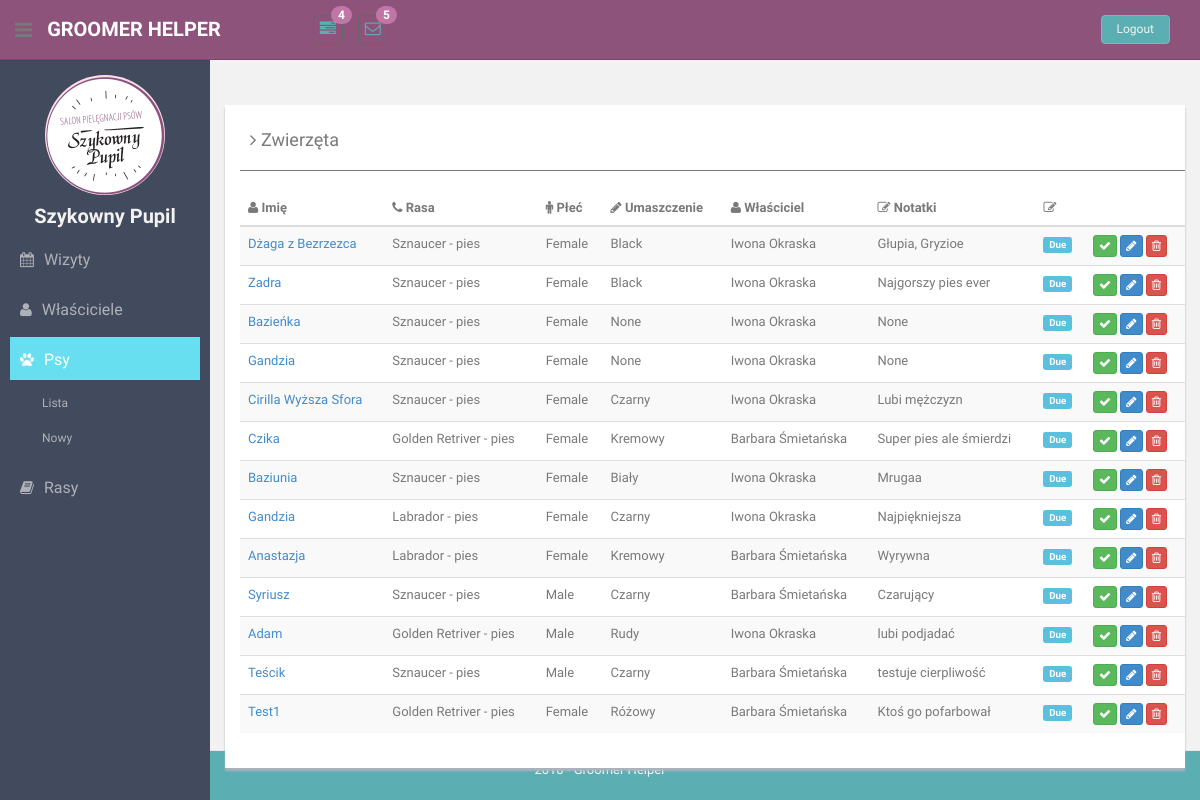
/animals/, run on the app's committed database.
### animals/models.py (models this page shows, shortened)
class Animal(models.Model):
    GENDER_CHOICES = [
        (True, _('Male')),
        (False, _('Female')),
    ]
    name = models.TextField(max_length=100, blank=True, null=True, verbose_name=_('name'))
    gender = models.BooleanField(choices=GENDER_CHOICES, verbose_name=_('gender'))
    breed = models.ForeignKey(Breed, on_delete=models.CASCADE, verbose_name=_('breed'))
    color = models.TextField(max_length=100, blank=True, null=True, verbose_name=_('color'))
    photo = models.ImageField(upload_to='animal-avatars/', default='animal-avatars/None/no-img.png',
                              verbose_name=_('photo'))
    notes = models.TextField(max_length=200, blank=True, null=True, verbose_name=_('notes'))
    owner = models.ForeignKey(
        Owner,
        verbose_name=_('owner'),
        on_delete=models.CASCADE,
    )
    salon = models.ForeignKey(Salon, default=DEFAULT_SALON_ID, null=False, on_delete=models.CASCADE)
    def gender_verbose(self):
        return dict(Animal.GENDER_CHOICES)[self.gender]

### breeds/models.py (models this page shows)
class Breed(models.Model):
    SIZE_CHOICES = [
        ('miniatura', 'Miniatura'),
        ('średni', 'Średni'),
        ('duży', 'Duży'),
        ('olbrzym', 'Olbrzym'),
    ]
    SPECIES_CHOICES = [
        ('pies', 'Pies'),
        ('kot', 'Kot'),
        ('świnka morska', 'Świnka morska'),
        ('królik', 'Królik'),
    ]
    HAIR_TYPE_CHOICES = [
        ('normalna', 'Normalna'),
        ('szorstka', 'Szorstka'),
        ('miękka', 'Miękka'),
        ('duża ilość podszerstka', 'Duża ilość podszerstka'),
        ('twarda', 'Twarda')
    ]
    name = models.TextField(max_length=100, blank=False, null=False, unique=True)
    species = models.TextField(max_length=50, blank=False, default='dog')
    size = models.TextField(max_length=20, blank=True, choices=SIZE_CHOICES)
    grooming_notes = models.TextField(max_length=50, blank=True, null=False)
    hair_type = models.TextField(max_length=50, blank=True, null=False)
    weight = models.IntegerField(default=20, blank=False, null=False)
    photo = models.ImageField(upload_to='breed-avatars/', default='breed-avatars/None/no-img.png')
    salon = models.ForeignKey(Salon, default=DEFAULT_SALON_ID, null=False, on_delete=models.CASCADE)
    def __str__(self):
        return "".join([self.name, " - ", self.species])

### owners/models.py (models this page shows)
class Owner(models.Model):
    full_name = models.TextField(_("full_name"), max_length=100, blank=True, null=True)
    phone_number = models.TextField(_("phone number"), max_length=20, blank=False, null=False)
    email = models.EmailField(_("email"), max_length=100, blank=True, null=True)
    location = models.TextField(_("location"), max_length=200, blank=True, null=True)
    recommended_by = models.ForeignKey('Owner', null=True, on_delete=models.CASCADE, verbose_name=_("recommended by"))
    salon = models.ForeignKey(Salon,
                              default=DEFAULT_SALON_ID,
                              null=False,
                              on_delete=models.CASCADE,
                              verbose_name=_("salon") )
    def __str__(self):
        return "".join(self.full_name)

### animals/views.py (the view)
# urls.py: path('', views.AnimalListView.as_view(), name='animals-list'),
class AnimalListView(ListView):
    template_name = "animals/list.html"
    model = Animal
    def get_context_data(self, **kwargs):
        context = super().get_context_data(**kwargs)
        context['animals'] = Animal.objects.all()
        context['title'] = 'Zwierzęta' #TODO: Tłumaczeie
        return context

### templatetags/templatetags/my_templatetags.py (called while the page is built)
@register.simple_tag(takes_context=True)
def active(context, pattern_or_urlname):
    try:
        pattern = '^' + reverse(pattern_or_urlname)
    except NoReverseMatch:
        pattern = pattern_or_urlname
    path = context['request'].path
    if re.search(pattern, path):
        return 'active'
    return ''

### templates/animals/list.html
{% extends 'list.html' %}
{% block table-headers %}
    <th><i class="fa fa-user"></i> Imię</th>
    <th class="hidden-phone"><i class="fa fa-phone"></i> Rasa</th>
    <th><i class="fa fa-male"></i> Płeć</th>
    <th><i class="fa fa-pencil"></i> Umaszczenie</th>
    <th><i class="fa fa-user"></i> Właściciel</th>
    <th><i class="fa fa-edit"></i> Notatki</th>
    <th><i class=" fa fa-edit"></i></th>
    <th></th>
{% endblock %}
{% block table-rows %}
    {% for animal in animals %}
        <tr>
            <td><a href="{% url 'animal-details' animal.id %}"> {{ animal.name }} </a></td>
            <td>{{ animal.breed }}</td>
            <td>{{ animal.gender_verbose}}</td>
            <td>{{ animal.color }}</td>
            <td>{{ animal.owner }}</td>
            <td>{{ animal.notes }}</td>
            <td><span class="label label-info label-mini">Due</span></td>
            <td>
                <button class="btn btn-success btn-xs"><i class="fa fa-check"></i></button>
                <button class="btn btn-primary btn-xs"><i class="fa fa-pencil"></i></button>
                <button class="btn btn-danger btn-xs"><i class="fa fa-trash-o "></i></button>
            </td>
        </tr>
    {% endfor %}
{% endblock %}

### static/css/style.css (style rules this page uses)
a, a:hover, a:focus { text-decoration: none; outline: none; }

### data on the page
Animal: name "Dżaga z Bezrzezca", breed "Sznaucer - pies", gender_verbose "Female", color "Black", owner "Iwona Okraska", notes "Głupia, Gryzioe"
Animal: name "Zadra", breed "Sznaucer - pies", gender_verbose "Female", color "Black", owner "Iwona Okraska", notes "Najgorszy pies ever"
Animal: name "Bazieńka", breed "Sznaucer - pies", gender_verbose "Female", color "None", owner "Iwona Okraska", notes "None"
Animal: name "Gandzia", breed "Sznaucer - pies", gender_verbose "Female", color "None", owner "Iwona Okraska", notes "None"
Animal: name "Cirilla Wyższa Sfora", breed "Sznaucer - pies", gender_verbose "Female", color "Czarny", owner "Iwona Okraska", notes "Lubi mężczyzn"
Animal: name "Czika", breed "Golden Retriver - pies", gender_verbose "Female", color "Kremowy", owner "Barbara Śmietańska", notes "Super pies ale śmierdzi"
Animal: name "Baziunia", breed "Sznaucer - pies", gender_verbose "Female", color "Biały", owner "Iwona Okraska", notes "Mrugaa"
Animal: name "Gandzia", breed "Labrador - pies", gender_verbose "Female", color "Czarny", owner "Iwona Okraska", notes "Najpiękniejsza"
Animal: name "Anastazja", breed "Labrador - pies", gender_verbose "Female", color "Kremowy", owner "Barbara Śmietańska", notes "Wyrywna"
Animal: name "Syriusz", breed "Sznaucer - pies", gender_verbose "Male", color "Czarny", owner "Barbara Śmietańska", notes "Czarujący"
Animal: name "Adam", breed "Golden Retriver - pies", gender_verbose "Male", color "Rudy", owner "Iwona Okraska", notes "lubi podjadać"
Animal: name "Teścik", breed "Sznaucer - pies", gender_verbose "Male", color "Czarny", owner "Barbara Śmietańska", notes "testuje cierpliwość"
Animal: name "Test1", breed "Golden Retriver - pies", gender_verbose "Female", color "Różowy", owner "Barbara Śmietańska", notes "Ktoś go pofarbował"

### other printed values
{{ title }} "Zwierzęta"
